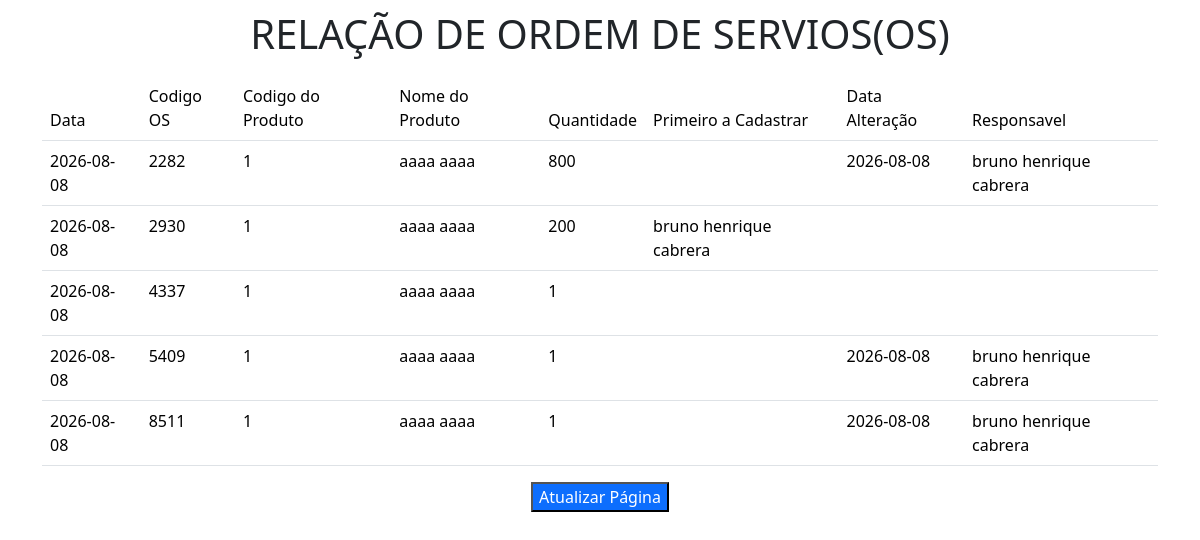
/listagem/lista_ordem_servico.php (signed in), run on the app's committed database.
### tables this page shows
CREATE TABLE `tbordemservico` (
  `int_tbordemservico` int(11) NOT NULL,
  `codigoOS` int(11) DEFAULT NULL,
  `codigoProduto` int(11) DEFAULT NULL,
  `nomeProduto` varchar(20) DEFAULT NULL,
  `quantidadeProduzida` int(11) DEFAULT NULL,
  `responsavel` varchar(50) DEFAULT NULL,
  `data` date DEFAULT NULL,
  `data_alteracao` date DEFAULT NULL,
  `responsavel_alteracao` varchar(50) DEFAULT NULL
);

### listagem/lista_ordem_servico.php (the view, shortened to what this page needs)
<!DOCTYPE html>
<html lang="pt-br">
<head>
    <link href="https://cdn.jsdelivr.net/npm/bootstrap@5.3.8/dist/css/bootstrap.min.css" rel="stylesheet">
    <link rel ="stylesheet" href="../css/style.css">
</head>
<body class ="container">
<div class=''style='height:10px'> </div>
<div class='' style='display: flex; justify-content: center '>
     <h1 class=''style ='text-transform: uppercase' >Relação de Ordem de Servios(OS)</h1>
</div>
<div style ='width: px;height:10px;' > </div>
<main>
    <table  class="table ">
        <thead>
            <tr class='' >
                <td> Data </td>
                <td>Codigo OS</td>
                <td>Codigo do Produto</td>
                <td>Nome do Produto</td>
                <td>Quantidade</td>
                <td>Primeiro a Cadastrar</td>
                <td>Data Alteração </td>
                <td>Responsavel</td>
            </tr>
        </thead>
        <tbody>
            <?php
                $conexao = mysqli_connect("localhost", "root", "", "bdprojetosenac");
                $sql = "select * from tbordemservico order by codigoOS";
                $result = mysqli_query($conexao, $sql);
                echo"<link rel ='stylesheet' href='../css/style.css'>";
                while($linha_resultado = mysqli_fetch_array($result)){
                    echo"<tr class =''>";
                    echo "<td class=''> {$linha_resultado['data']} </td>";
                    echo "<td class =''> {$linha_resultado['codigoOS']} </td>";
                    echo "<td> {$linha_resultado['codigoProduto']} </td>";
                    echo "<td> {$linha_resultado['nomeProduto']} </td>";
                    echo "<td> {$linha_resultado['quantidadeProduzida']} </td>";
                    echo "<td> {$linha_resultado['responsavel']}</td>";
                    echo "<td> {$linha_resultado['data_alteracao']}</td>";
                    echo "<td> {$linha_resultado['responsavel_alteracao']}</td>";
                    echo"</tr>";
                }
            ?>
        </tbody>
    </table>
</main>
     <div class =''style='display:flex;justify-content:center'>
        <button class='text-bg-primary' type="button"  onclick="window.location.reload();">
            Atualizar Página
        </button>
    </div>
</body>
</html>

### data on the page
tbordemservico: data "2026-08-08", codigoOS "2282", codigoProduto "1", nomeProduto "aaaa aaaa", quantidadeProduzida "800", data_alteracao "2026-08-08", responsavel_alteracao "bruno henrique cabrera"
tbordemservico: data "2026-08-08", codigoOS "2930", codigoProduto "1", nomeProduto "aaaa aaaa", quantidadeProduzida "200", responsavel "bruno henrique cabrera"
tbordemservico: data "2026-08-08", codigoOS "4337", codigoProduto "1", nomeProduto "aaaa aaaa", quantidadeProduzida "1"
tbordemservico: data "2026-08-08", codigoOS "5409", codigoProduto "1", nomeProduto "aaaa aaaa", quantidadeProduzida "1", data_alteracao "2026-08-08", responsavel_alteracao "bruno henrique cabrera"
tbordemservico: data "2026-08-08", codigoOS "8511", codigoProduto "1", nomeProduto "aaaa aaaa", quantidadeProduzida "1", data_alteracao "2026-08-08", responsavel_alteracao "bruno henrique cabrera"
